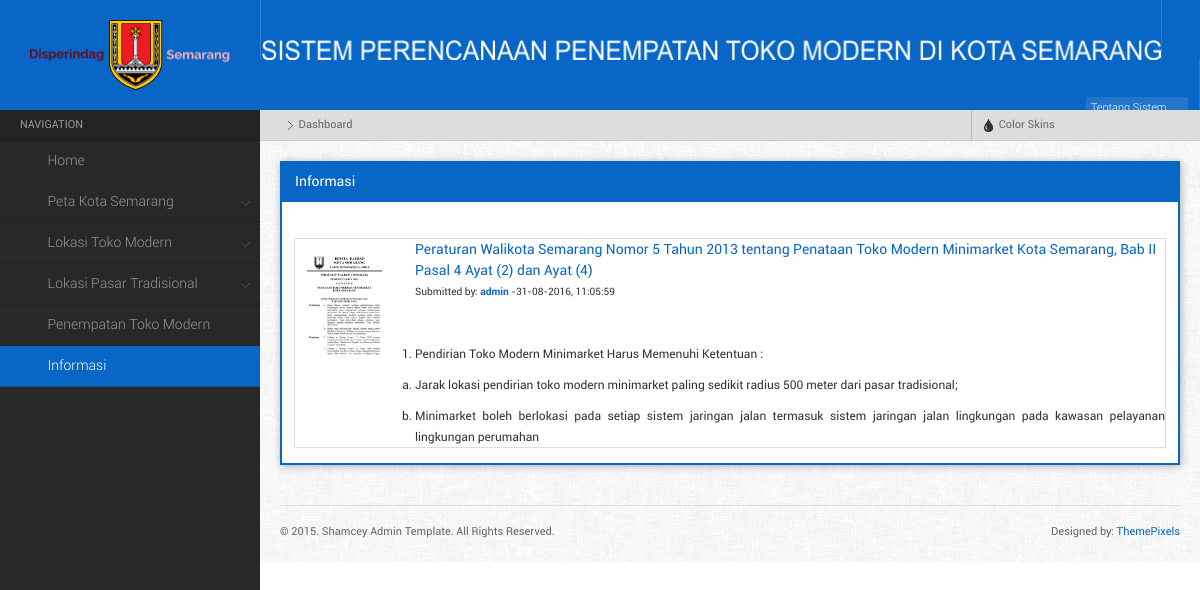
Page /index.php?menu=lihatInfoumum on the earlier database version.
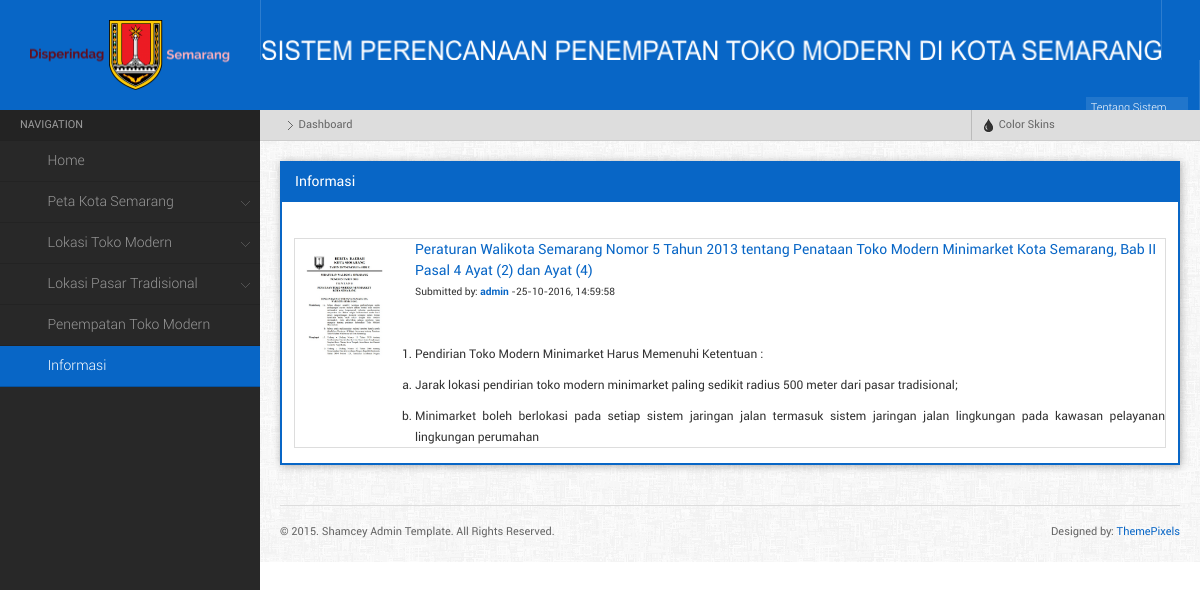
Same page on the later database version.
### tables this page shows
CREATE TABLE `info` (
  `id_info` int(11) NOT NULL,
  `id_user` int(11) NOT NULL,
  `judul` varchar(200) NOT NULL,
  `isi` text NOT NULL,
  `tanggal` timestamp NOT NULL DEFAULT CURRENT_TIMESTAMP ON UPDATE CURRENT_TIMESTAMP,
  `gambar` varchar(100) NOT NULL
);

### index.php (called while the page is built)
<?php
	include "home.php";
?>

### component/lihat_info_umum.php (the view, shortened to what this page needs)
<?php
	$query =mysql_query("SELECT * FROM info ORDER BY tanggal DESC") or die (mysql_error());
    echo" <div class=\"widget\">
				<h4 class=\"widgettitle\">Informasi</h4>
			<div class=\"widgetcontent\">
			<div class=\"row-fluid\">
			<div class=\"span\" height=\"500px\">
				<br />
				<div id=\"scroll1\" class=\"mousescroll\">
				<ul class=\"enrylist\">
				";
				while($pecah = mysql_fetch_array($query)){
				$date = date('d-m-Y, H:i:s', strtotime($pecah['tanggal']));
					echo "	<li>
							<div class=\"entry_wrap\">
								<div class=\"entry_img\"><img width='100px' height='200px' src='component/upload/$pecah[gambar]' alt=\"\"></div>
								<div class=\"entry_content\">
									<h5> <a href=\"\">$pecah[judul]</a></h5>
									<small>Submitted by: <a href=\"\"><strong>admin</strong></a> -$date</small>
									<p><br />$pecah[isi]</p>
								</div>
							</div>
							</li>
						";
				};
				echo "
				</ul>
				</div>
			</div>
			</div>
			</div>
		</div>
	";
?>

Differences in the rows shown:
changed info: tanggal "31-08-2016, 11:05:59" → "25-10-2016, 14:59:58"
